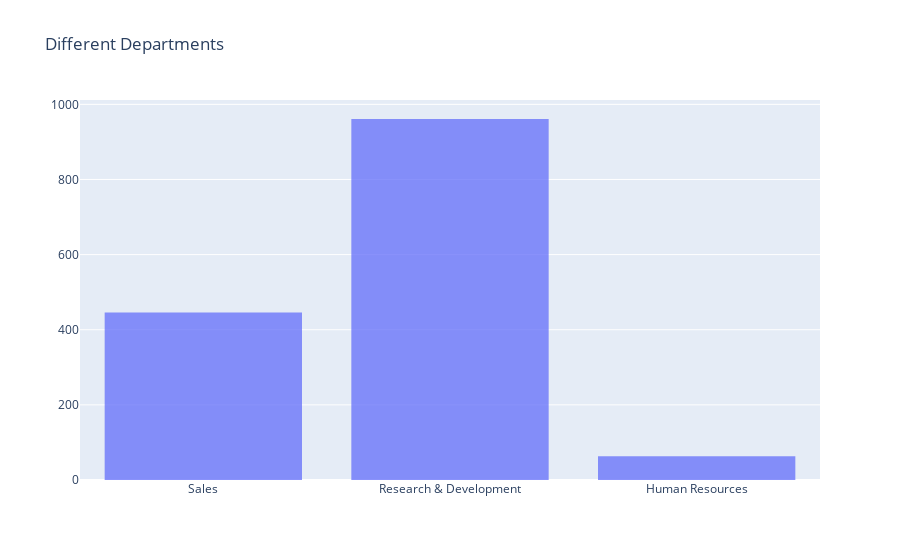

Notebook source saved alongside this figure:
### Markdown cell above
**Simple Bar Chart**

### Code cell
trace1 = go.Histogram(
         x = data['Department'],
         opacity = 0.75,
       
)
trace = [trace1]

layout = go.Layout(
    title = 'Different Departments')

fig = go.Figure(data = trace, layout = layout)
py.iplot(fig)

### Figure 1 — Plotly figure (JSON) as saved in the notebook; plotly's stock layout.template omitted (floating-point values rounded to 4 significant figures; data arrays with more than 128 entries replaced by an {"elided": "..."} marker saying what was removed)
{"data": [{"opacity": 0.75, "type": "histogram", "x": {"elided": "1470 str values"}}], "layout": {"title": {"text": "Different Departments"}}}
